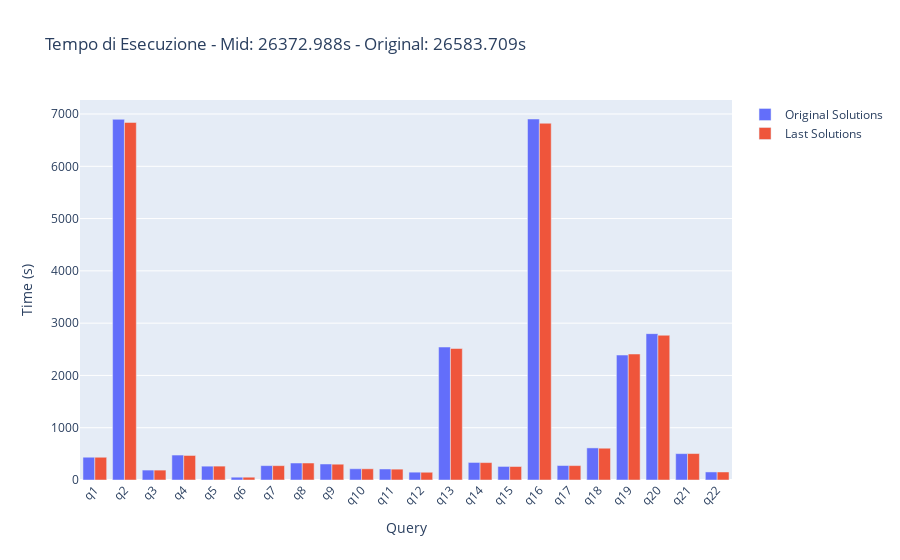

The cell this chart's notebook holds for it:
### Code cell
fig = go.Figure()
fig.add_trace(go.Bar(x=original_execution.index, y=original_execution["mean"], name='Original Solutions'))
fig.add_trace(go.Bar(x=first_execution.index, y=first_execution["mean"], name='Last Solutions'))
title = 'Tempo di Esecuzione - Mid: ' + str(total_time) + "s" + " - Original: " + str(total_time_original) + "s"
fig.update_layout(barmode='group', xaxis_tickangle=-45, title=title, xaxis_title='Query', yaxis_title='Time (s)')
fig.show()

### Figure 1 — Plotly figure (JSON) as saved in the notebook; plotly's stock layout.template omitted (floating-point values rounded to 4 significant figures)
{"data": [{"name": "Original Solutions", "type": "bar", "x": ["q1", "q2", "q3", "q4", "q5", "q6", "q7", "q8", "q9", "q10", "q11", "q12", "q13", "q14", "q15", "q16", "q17", "q18", "q19", "q20", "q21", "q22"], "y": [435.6, 6899.0, 190.0, 477.4, 264.4, 53.65, 274.9, 324.9, 306.3, 215.3, 210.9, 149.8, 2543.0, 335.6, 259.5, 6905.0, 277.0, 613.9, 2390.0, 2799.0, 504.5, 154.0]}, {"name": "Last Solutions", "type": "bar", "x": ["q1", "q2", "q3", "q4", "q5", "q6", "q7", "q8", "q9", "q10", "q11", "q12", "q13", "q14", "q15", "q16", "q17", "q18", "q19", "q20", "q21", "q22"], "y": [435.1, 6839.0, 189.4, 469.2, 265.4, 53.59, 274.2, 324.7, 302.1, 214.2, 207.5, 148.1, 2515.0, 333.0, 258.2, 6823.0, 275.5, 607.9, 2410.0, 2769.0, 505.8, 153.5]}], "layout": {"barmode": "group", "title": {"text": "Tempo di Esecuzione - Mid: 26372.988s - Original: 26583.709s"}, "xaxis": {"tickangle": -45, "title": {"text": "Query"}}, "yaxis": {"title": {"text": "Time (s)"}}}}
